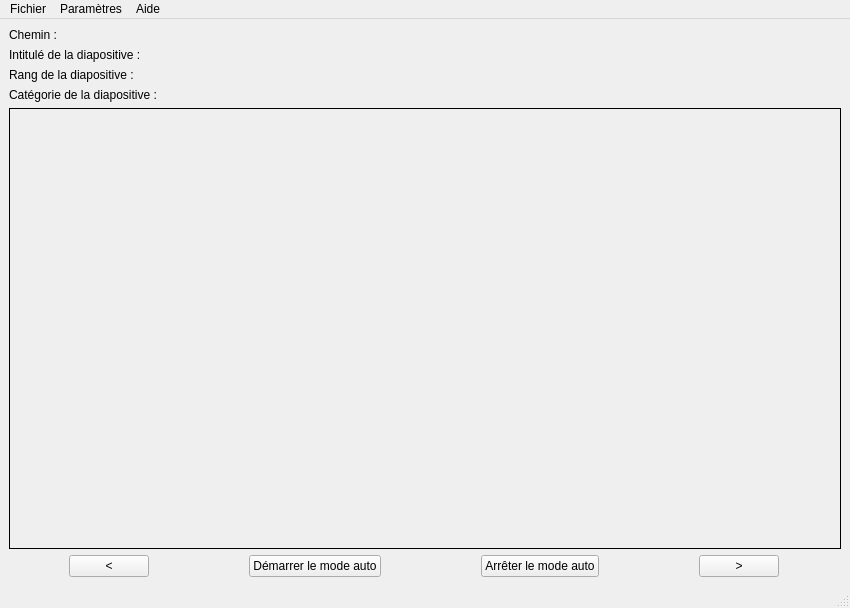
<?xml version="1.0" encoding="UTF-8"?>
<ui version="4.0">
 <class>lecteur</class>
 <widget class="QMainWindow" name="lecteur">
  <property name="geometry">
   <rect>
    <x>0</x>
    <y>0</y>
    <width>850</width>
    <height>608</height>
   </rect>
  </property>
  <property name="sizePolicy">
   <sizepolicy hsizetype="Expanding" vsizetype="Expanding">
    <horstretch>0</horstretch>
    <verstretch>0</verstretch>
   </sizepolicy>
  </property>
  <property name="windowTitle">
   <string>lecteur</string>
  </property>
  <widget class="QWidget" name="centralwidget">
   <property name="sizePolicy">
    <sizepolicy hsizetype="Expanding" vsizetype="Expanding">
     <horstretch>0</horstretch>
     <verstretch>0</verstretch>
    </sizepolicy>
   </property>
   <layout class="QVBoxLayout" name="verticalLayout_3">
    <item>
     <layout class="QVBoxLayout" name="verticalLayout_2">
      <item>
       <layout class="QHBoxLayout" name="horizontalLayout_3">
        <item>
         <widget class="QLabel" name="lchemin">
          <property name="sizePolicy">
           <sizepolicy hsizetype="Maximum" vsizetype="Maximum">
            <horstretch>0</horstretch>
            <verstretch>0</verstretch>
           </sizepolicy>
          </property>
          <property name="text">
           <string>Chemin :</string>
          </property>
         </widget>
        </item>
        <item>
         <widget class="QLabel" name="l_chemin">
          <property name="text">
           <string/>
          </property>
         </widget>
        </item>
       </layout>
      </item>
      <item>
       <layout class="QHBoxLayout" name="horizontalLayout_5">
        <item>
         <widget class="QLabel" name="lintitulediapositive">
          <property name="sizePolicy">
           <sizepolicy hsizetype="Maximum" vsizetype="Maximum">
            <horstretch>0</horstretch>
            <verstretch>0</verstretch>
           </sizepolicy>
          </property>
          <property name="text">
           <string>Intitulé de la diapositive :</string>
          </property>
         </widget>
        </item>
        <item>
         <widget class="QLabel" name="l_intitulediapositive">
          <property name="text">
           <string/>
          </property>
         </widget>
        </item>
       </layout>
      </item>
      <item>
       <layout class="QHBoxLayout" name="horizontalLayout_6">
        <item>
         <widget class="QLabel" name="lrang">
          <property name="sizePolicy">
           <sizepolicy hsizetype="Maximum" vsizetype="Maximum">
            <horstretch>0</horstretch>
            <verstretch>0</verstretch>
           </sizepolicy>
          </property>
          <property name="text">
           <string>Rang de la diapositive :</string>
          </property>
         </widget>
        </item>
        <item>
         <widget class="QLabel" name="l_rang">
          <property name="text">
           <string/>
          </property>
         </widget>
        </item>
       </layout>
      </item>
      <item>
       <layout class="QHBoxLayout" name="horizontalLayout_7">
        <item>
         <widget class="QLabel" name="lcat">
          <property name="sizePolicy">
           <sizepolicy hsizetype="Maximum" vsizetype="Maximum">
            <horstretch>0</horstretch>
            <verstretch>0</verstretch>
           </sizepolicy>
          </property>
          <property name="text">
           <string>Catégorie de la diapositive :</string>
          </property>
         </widget>
        </item>
        <item>
         <widget class="QLabel" name="l_cat">
          <property name="text">
           <string/>
          </property>
         </widget>
        </item>
       </layout>
      </item>
     </layout>
    </item>
    <item>
     <layout class="QHBoxLayout" name="horizontalLayout_2">
      <item>
       <widget class="QLabel" name="l_image">
        <property name="sizePolicy">
         <sizepolicy hsizetype="Expanding" vsizetype="Expanding">
          <horstretch>0</horstretch>
          <verstretch>0</verstretch>
         </sizepolicy>
        </property>
        <property name="frameShape">
         <enum>QFrame::Box</enum>
        </property>
        <property name="frameShadow">
         <enum>QFrame::Plain</enum>
        </property>
        <property name="text">
         <string/>
        </property>
        <property name="scaledContents">
         <bool>false</bool>
        </property>
        <property name="alignment">
         <set>Qt::AlignCenter</set>
        </property>
       </widget>
      </item>
     </layout>
    </item>
    <item>
     <layout class="QHBoxLayout" name="horizontalLayout">
      <property name="spacing">
       <number>0</number>
      </property>
      <property name="sizeConstraint">
       <enum>QLayout::SetFixedSize</enum>
      </property>
      <item>
       <widget class="QPushButton" name="bPrecedent">
        <property name="sizePolicy">
         <sizepolicy hsizetype="Maximum" vsizetype="Maximum">
          <horstretch>0</horstretch>
          <verstretch>0</verstretch>
         </sizepolicy>
        </property>
        <property name="text">
         <string>&lt;</string>
        </property>
       </widget>
      </item>
      <item>
       <spacer name="horizontalSpacer">
        <property name="orientation">
         <enum>Qt::Horizontal</enum>
        </property>
        <property name="sizeType">
         <enum>QSizePolicy::Maximum</enum>
        </property>
        <property name="sizeHint" stdset="0">
         <size>
          <width>40</width>
          <height>20</height>
         </size>
        </property>
       </spacer>
      </item>
      <item>
       <widget class="QPushButton" name="bDemarrerModeAuto">
        <property name="enabled">
         <bool>true</bool>
        </property>
        <property name="sizePolicy">
         <sizepolicy hsizetype="Maximum" vsizetype="Maximum">
          <horstretch>0</horstretch>
          <verstretch>0</verstretch>
         </sizepolicy>
        </property>
        <property name="font">
         <font>
          <strikeout>false</strikeout>
         </font>
        </property>
        <property name="cursor">
         <cursorShape>PointingHandCursor</cursorShape>
        </property>
        <property name="mouseTracking">
         <bool>false</bool>
        </property>
        <property name="text">
         <string>Démarrer le mode auto</string>
        </property>
       </widget>
      </item>
      <item>
       <spacer name="horizontalSpacer_3">
        <property name="orientation">
         <enum>Qt::Horizontal</enum>
        </property>
        <property name="sizeType">
         <enum>QSizePolicy::Maximum</enum>
        </property>
        <property name="sizeHint" stdset="0">
         <size>
          <width>40</width>
          <height>20</height>
         </size>
        </property>
       </spacer>
      </item>
      <item>
       <widget class="QPushButton" name="bArreterModeAuto">
        <property name="sizePolicy">
         <sizepolicy hsizetype="Maximum" vsizetype="Maximum">
          <horstretch>0</horstretch>
          <verstretch>0</verstretch>
         </sizepolicy>
        </property>
        <property name="cursor">
         <cursorShape>PointingHandCursor</cursorShape>
        </property>
        <property name="text">
         <string>Arrêter le mode auto</string>
        </property>
       </widget>
      </item>
      <item>
       <spacer name="horizontalSpacer_2">
        <property name="orientation">
         <enum>Qt::Horizontal</enum>
        </property>
        <property name="sizeType">
         <enum>QSizePolicy::Maximum</enum>
        </property>
        <property name="sizeHint" stdset="0">
         <size>
          <width>40</width>
          <height>20</height>
         </size>
        </property>
       </spacer>
      </item>
      <item>
       <widget class="QPushButton" name="bSuivant">
        <property name="sizePolicy">
         <sizepolicy hsizetype="Maximum" vsizetype="Maximum">
          <horstretch>0</horstretch>
          <verstretch>0</verstretch>
         </sizepolicy>
        </property>
        <property name="text">
         <string>&gt;</string>
        </property>
       </widget>
      </item>
     </layout>
    </item>
   </layout>
  </widget>
  <widget class="QStatusBar" name="statusbar">
   <property name="enabled">
    <bool>true</bool>
   </property>
  </widget>
  <widget class="QMenuBar" name="menubar">
   <property name="geometry">
    <rect>
     <x>0</x>
     <y>0</y>
     <width>850</width>
     <height>22</height>
    </rect>
   </property>
   <property name="statusTip">
    <string/>
   </property>
   <property name="whatsThis">
    <string/>
   </property>
   <property name="accessibleName">
    <string/>
   </property>
   <property name="accessibleDescription">
    <string/>
   </property>
   <widget class="QMenu" name="menuFichier">
    <property name="title">
     <string>Fichier</string>
    </property>
    <widget class="QMenu" name="menuParam_trer">
     <property name="title">
      <string>Paramétrer</string>
     </property>
     <addaction name="actionVitesse"/>
     <addaction name="actionCharger_diaporama"/>
     <addaction name="actionEnlever_diaporama"/>
    </widget>
    <addaction name="actionQuitter"/>
    <addaction name="menuParam_trer"/>
   </widget>
   <widget class="QMenu" name="menuParam_tres">
    <property name="title">
     <string>Paramètres</string>
    </property>
   </widget>
   <widget class="QMenu" name="menuAide">
    <property name="title">
     <string>Aide</string>
    </property>
    <addaction name="actionA_propos"/>
   </widget>
   <addaction name="menuFichier"/>
   <addaction name="menuParam_tres"/>
   <addaction name="menuAide"/>
  </widget>
  <action name="actionQuitter">
   <property name="text">
    <string>Quitter</string>
   </property>
  </action>
  <action name="actionA_propos">
   <property name="text">
    <string>A propos de...</string>
   </property>
  </action>
  <action name="actionVitesse">
   <property name="text">
    <string>Vitesse</string>
   </property>
  </action>
  <action name="actionCharger_diaporama">
   <property name="text">
    <string>Charger diaporama</string>
   </property>
  </action>
  <action name="actionEnlever_diaporama">
   <property name="text">
    <string>Enlever diaporama</string>
   </property>
  </action>
 </widget>
 <resources/>
 <connections/>
</ui>
